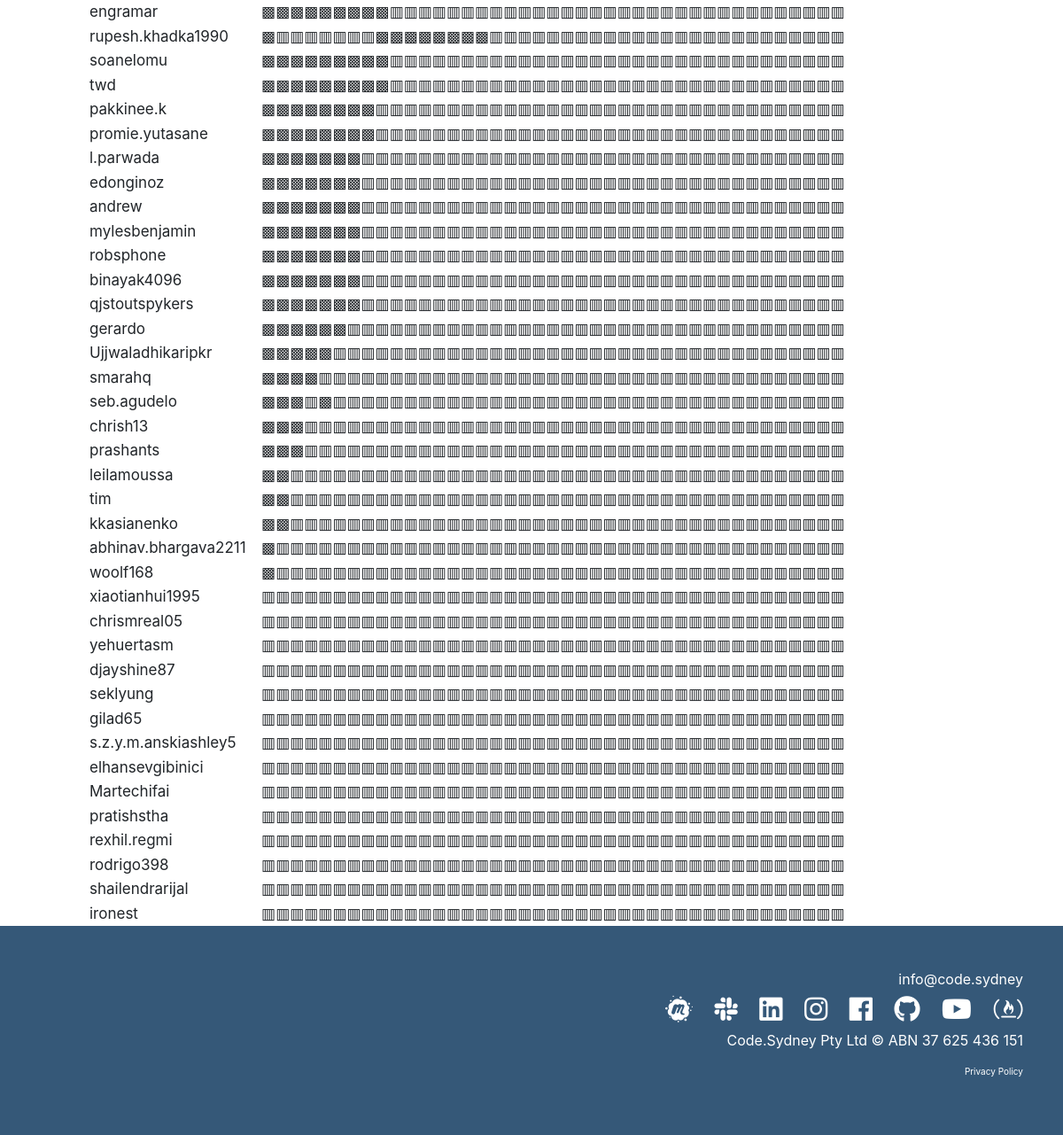
The page /fccleaderboard (lower part) on the database as committed earlier.
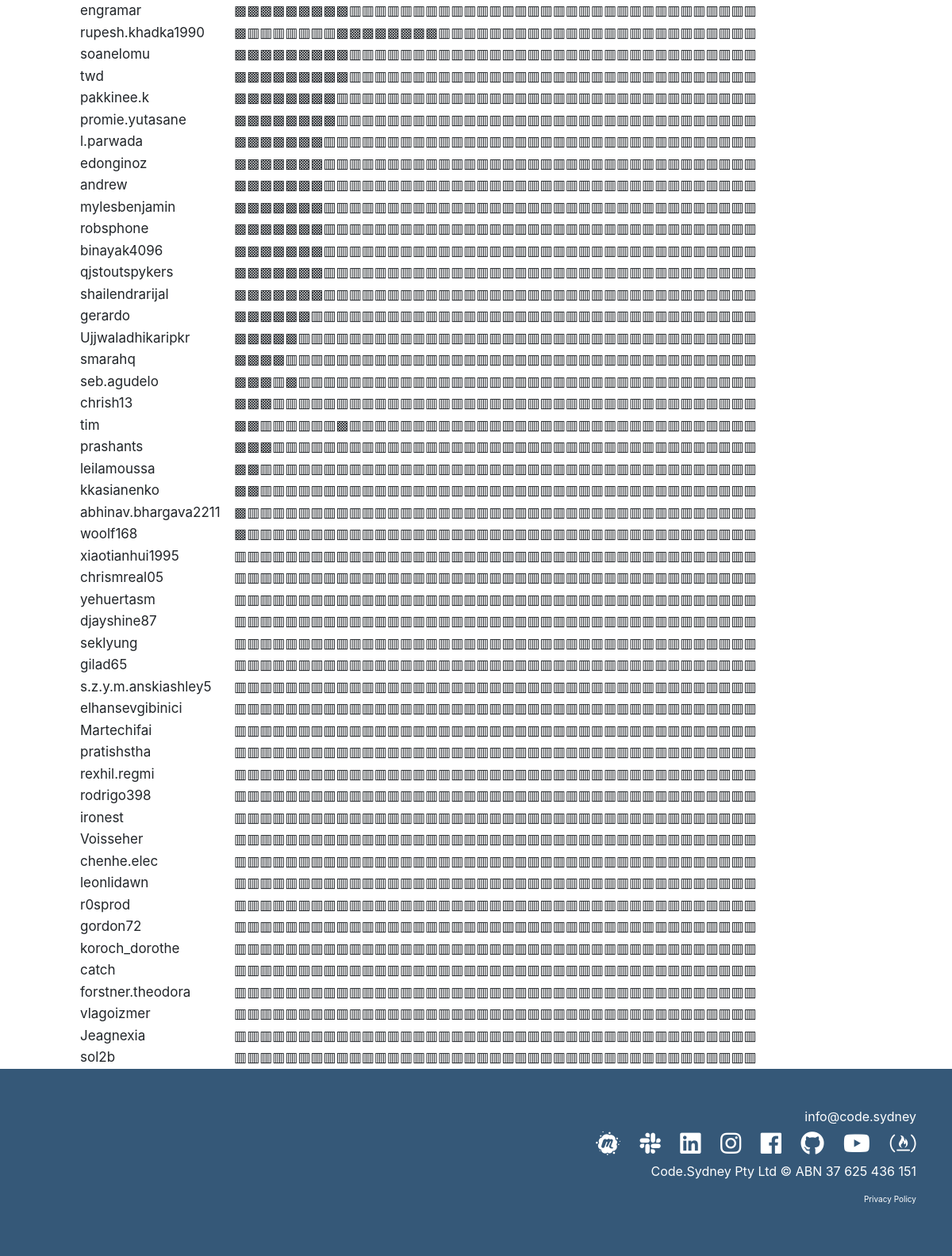
The same page on the database as committed later.
### tables this page shows
CREATE TABLE "fccdashboardtable" (
	`Name`	TEXT,
	`Email`	TEXT,
	`Password`	TEXT,
	`Completed_Count`	INTEGER NOT NULL,
	`A1`	TEXT,
	`A2`	TEXT,
	`A3`	TEXT,
	`A4`	TEXT,
	`A5`	TEXT,
	`A6`	TEXT,
	`A7`	TEXT,
	`A8`	TEXT,
	`B1`	TEXT,
	`B2`	TEXT,
	`B3`	TEXT,
	`B4`	TEXT,
	`B5`	TEXT,
	`B6`	TEXT,
	`B7`	TEXT,
	`B8`	TEXT,
	`B9`	TEXT,
	`B10`	TEXT,
	`C1`	TEXT,
	`C2`	TEXT,
	`C3`	TEXT,
	`C4`	TEXT,
	`C5`	TEXT,
	`C6`	TEXT,
	`C7`	TEXT,
	`D1`	TEXT,
	`D2`	TEXT,
	`D3`	TEXT,
	`E1`	TEXT,
	`E2`	TEXT,
	`E3`	TEXT,
	`E4`	TEXT,
	`F1`	TEXT,
	`F2`	TEXT,
	`F3`	TEXT,
	`F4`	TEXT,
	`G1`	TEXT,
	`G2`	TEXT,
	`G3`	TEXT,
	`G4`	TEXT,
	`G5`	TEXT,
	PRIMARY KEY(`Email`)
);

### app.py (the view)
@app.route('/fccleaderboard', methods=['GET', 'POST'])
def fccleaderboard():
    db = get_db()
    fccamperslist = []
    try:
        cur = db.execute('SELECT Name, Email, Password, Completed_Count, \
                                 A1, A2, A3, A4, A5, A6, A7, A8, \
                                 B1, B2, B3, B4, B5, B6, B7, B8, B9, B10, \
                                 C1, C2, C3, C4, C5, C6, C7, \
                                 D1, D2, D3, \
                                 E1, E2, E3, E4, \
                                 F1, F2, F3, F4, \
                                 G1, G2, G3, G4, G5 \
                            from fccdashboardtable \
                            order by Completed_Count desc')
    except Exception as e:
        print('Exception: ',e)
    res = cur.fetchall()
    for row in res:
        statuslisttemp = []
        name  = row[0]
        for i in range(4,45):
            status = row[i]
            if status == 'Completed':
                statuslisttemp.append('▩')
            else:
                statuslisttemp.append('▥')
        statuslist = "".join(str(x) for x in statuslisttemp)
        name_string = "".join(str(name))
        selected_fields = [name_string,statuslist]
        fccamperslist.append(selected_fields)
    return render_template('fccleaderboard.html',
                           fccamperslist=fccamperslist)

### database.py (called while the page is built)
def connect_db():
    sql = sqlite3.connect('/home/engramar/codesydneywebsite/codesydney.db')
    sql.row_factory = sqlite3.Row
    return sql

def get_db():
    if not hasattr(g, 'sqlite_db'):
        g.sqlite_db = connect_db()
    return g.sqlite_db

### templates/fccleaderboard.html (shortened to what this page needs)
{% extends 'layout.html' %}
{% block content %}
<body>
<div>
  <table style="font-size:17px;width:76%;text-align:left;font-weight:normal;margin-left:100px" border="0">
  {% for fccampers in fccamperslist %}
  <tr>
    <td>{% print fccampers[0] %}</td>
    <td>{% print fccampers[1] %}</td>
  </tr>
  {% endfor %}
  </table>
</div>
</body>
{% endblock content %}

### templates/layout.html (shortened to what this page needs)
<!DOCTYPE html>
<html lang="en">
<head>
  <link rel="stylesheet" href="https://use.fontawesome.com/releases/v5.0.13/css/all.css"
>
  <link rel="stylesheet" href="{{ url_for('static', filename='css/bootstrap.css') }}">
  <link rel="stylesheet" href="{{ url_for('static', filename='css/style.css') }}">
  <link rel="stylesheet" href="{{ url_for('static', filename='css/Data-Table-1.css') }}">
  <link rel="stylesheet" href="{{ url_for('static', filename='css/Data-Table.css') }}">
  <link rel="stylesheet" href="https://cdn.datatables.net/1.10.15/css/dataTables.bootstrap.min.css">
</head>
<body id="home" data-spy="scroll" data-target="#main-nav" data-offset="100">
    {% block content %}{% endblock %}
    {% include 'includes/_footer.html' %}
</body>
</html>

### templates/includes/_footer.html
  <footer id="main-footer" class="py-5 bg-primary text-white">
    <div class="container">
      <div class="row text-center">
        <div class="col-md-6 ml-auto text-right">
            <div>
                <a href="mailto:info@code.sydney?Subject=Enquiry" target="_top" class="no-deco">info@code.sydney</a>
            </div>
            <a href="https://www.meetup.com/Sydney-Volunteer-Programmers/" target="_blank" class="font-icon meetup-hover soc-media"><i class="fab fa-meetup"></i></a>
            <a href="https://join.slack.com/t/codesydney/shared_invite/enQtMzA4ODcyOTUyMDY0LTFlZDAyZjgwZmIzY2VmMzA0MjllOWI3YmE1NGZiNzQ5NGNmNjlhMGE5MTE1ZDA2NTU2OGRkZWQyYTQ3NDZmZGM" target="_blank" class="font-icon slack-hover soc-media"><i class="fab fa-slack"></i></a>
            <a href="https://www.linkedin.com/company/code.sydney/" target="_blank" class="font-icon linkedin-hover soc-media"><i class="fab fa-linkedin"></i></a>
            <a href="https://www.instagram.com/code.sydney/" target="_blank" class="font-icon instagram-hover soc-media"><i class="fab fa-instagram"></i></a>
            <a href="https://www.facebook.com/codesyd/" target="_blank" class="font-icon facebook-hover soc-media"><i class="fab fa-facebook"></i></a>
            <a href="https://github.com/codesydney" target="_blank" class="font-icon github-hover soc-media"><i class="fab fa-github"></i></a>
            <a href="https://www.youtube.com/channel/UCnOp_l8-EX3c-q2Tlj-2Iyw" target="_blank" class="font-icon youtube-hover soc-media"><i class="fab fa-youtube"></i></a>
            <a href="http://www.freecodecampsydney.org/" target="_blank" class="font-icon freecodecamp-hover soc-media"><i class="fab fa-free-code-camp"></i></a>
          <p>
            Code.Sydney Pty Ltd &copy {{ year }} ABN 37 625 436 151
          </p>
          <p style="font-size: 10px">
              <a style="color:white;" href="{{ url_for('static', filename='pdf/Code.Sydney_Website_Privacy_Policy.pdf') }}" target="_blank">Privacy Policy</a>
          </p>
        </div>
      </div>
    </div>
  </footer>

### static/css/style.css (style rules this page uses)
body { margin-top: 105px; }
.no-deco { text-decoration: none; color: #fff; }
.soc-media { padding-left: 20px; }
.font-icon { text-decoration: none; color: white; font-size: 30px; }

Rows that differ between the two databases and show on the page:
changed fccdashboardtable "shailendrarijal": print "▥▥▥▥▥▥▥▥▥▥▥▥▥▥▥▥▥▥▥▥▥▥▥▥▥▥▥▥▥▥▥▥▥▥▥▥▥▥▥▥▥" → "▩▩▩▩▩▩▩▥▥▥▥▥▥▥▥▥▥▥▥▥▥▥▥▥▥▥▥▥▥▥▥▥▥▥▥▥▥▥▥▥▥"; moves up the list
changed fccdashboardtable "tim": print "▩▩▥▥▥▥▥▥▥▥▥▥▥▥▥▥▥▥▥▥▥▥▥▥▥▥▥▥▥▥▥▥▥▥▥▥▥▥▥▥▥" → "▩▩▥▥▥▥▥▥▩▥▥▥▥▥▥▥▥▥▥▥▥▥▥▥▥▥▥▥▥▥▥▥▥▥▥▥▥▥▥▥▥"; moves up the list
added fccdashboardtable: Name "Voisseher", print "▥▥▥▥▥▥▥▥▥▥▥▥▥▥▥▥▥▥▥▥▥▥▥▥▥▥▥▥▥▥▥▥▥▥▥▥▥▥▥▥▥"
added fccdashboardtable: Name "chenhe.elec", print "▥▥▥▥▥▥▥▥▥▥▥▥▥▥▥▥▥▥▥▥▥▥▥▥▥▥▥▥▥▥▥▥▥▥▥▥▥▥▥▥▥"
added fccdashboardtable: Name "leonlidawn", print "▥▥▥▥▥▥▥▥▥▥▥▥▥▥▥▥▥▥▥▥▥▥▥▥▥▥▥▥▥▥▥▥▥▥▥▥▥▥▥▥▥"
added fccdashboardtable: Name "r0sprod", print "▥▥▥▥▥▥▥▥▥▥▥▥▥▥▥▥▥▥▥▥▥▥▥▥▥▥▥▥▥▥▥▥▥▥▥▥▥▥▥▥▥"
added fccdashboardtable: Name "gordon72", print "▥▥▥▥▥▥▥▥▥▥▥▥▥▥▥▥▥▥▥▥▥▥▥▥▥▥▥▥▥▥▥▥▥▥▥▥▥▥▥▥▥"
added fccdashboardtable: Name "koroch_dorothe", print "▥▥▥▥▥▥▥▥▥▥▥▥▥▥▥▥▥▥▥▥▥▥▥▥▥▥▥▥▥▥▥▥▥▥▥▥▥▥▥▥▥"
added fccdashboardtable: Name "catch", print "▥▥▥▥▥▥▥▥▥▥▥▥▥▥▥▥▥▥▥▥▥▥▥▥▥▥▥▥▥▥▥▥▥▥▥▥▥▥▥▥▥"
added fccdashboardtable: Name "forstner.theodora", print "▥▥▥▥▥▥▥▥▥▥▥▥▥▥▥▥▥▥▥▥▥▥▥▥▥▥▥▥▥▥▥▥▥▥▥▥▥▥▥▥▥"
added fccdashboardtable: Name "vlagoizmer", print "▥▥▥▥▥▥▥▥▥▥▥▥▥▥▥▥▥▥▥▥▥▥▥▥▥▥▥▥▥▥▥▥▥▥▥▥▥▥▥▥▥"
added fccdashboardtable: Name "Jeagnexia", print "▥▥▥▥▥▥▥▥▥▥▥▥▥▥▥▥▥▥▥▥▥▥▥▥▥▥▥▥▥▥▥▥▥▥▥▥▥▥▥▥▥"
added fccdashboardtable: Name "sol2b", print "▥▥▥▥▥▥▥▥▥▥▥▥▥▥▥▥▥▥▥▥▥▥▥▥▥▥▥▥▥▥▥▥▥▥▥▥▥▥▥▥▥"
